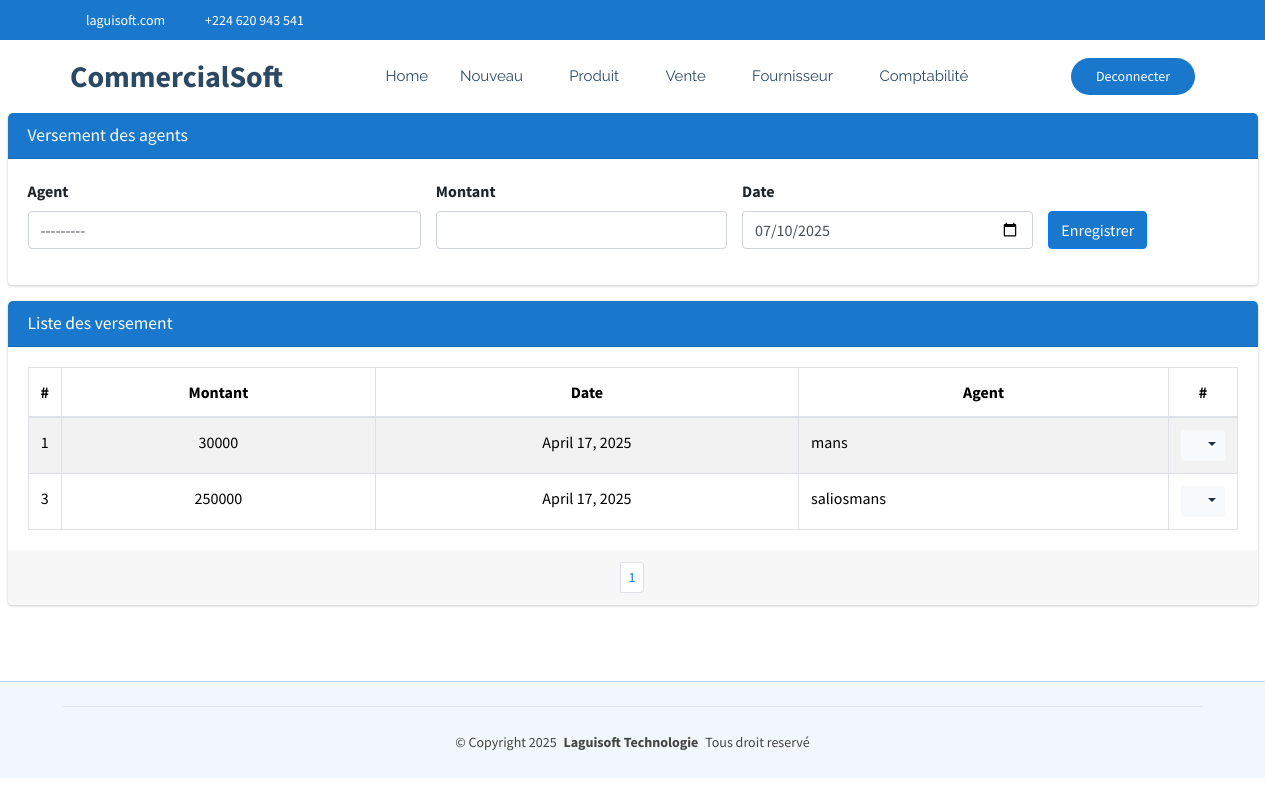
/commerce/commerce/versementGerant (signed in), run on an earlier commit of the app's database.
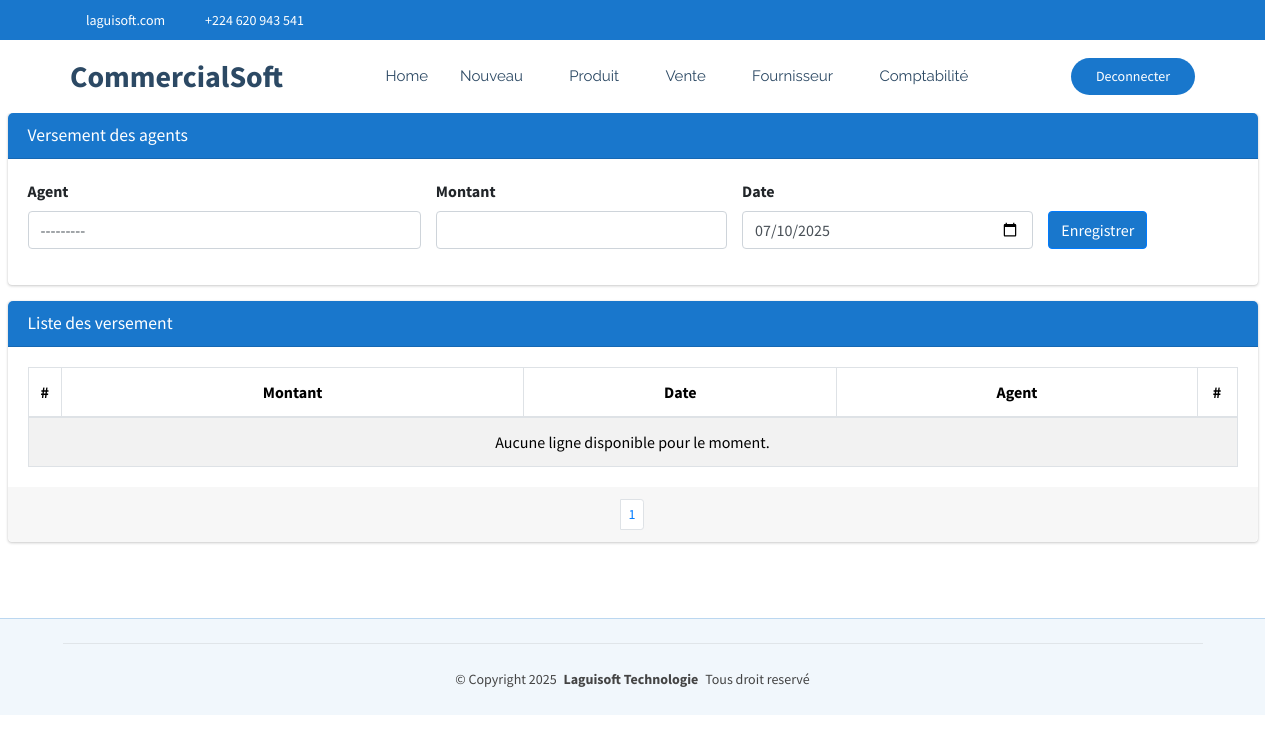
And on a later commit of the database.
### CommercialSoft/models.py (models this page shows)
class VersementGerant(models.Model):
    user=models.ForeignKey(settings.AUTH_USER_MODEL, on_delete=models.CASCADE)
    montant=models.BigIntegerField()
    date=models.DateField(default=timezone.now)

### accounts/models.py (models this page shows)
class CustomUser(AbstractBaseUser, PermissionsMixin):
    username = models.CharField(max_length=150, unique=True)
    first_name = models.CharField(max_length=150, blank=True)
    last_name = models.CharField(max_length=150, blank=True)
    is_active = models.BooleanField(default=True)
    is_staff = models.BooleanField(default=False)
    date_joined = models.DateTimeField(auto_now_add=True)
    objects = UserManager()
    USERNAME_FIELD = 'username'
    REQUIRED_FIELDS = []
    def __str__(self):
        return self.username

### CommercialSoft/views.py (the view)
# urls.py: path('commerce/versementGerant', views.versementGerant_list_create,name="commerce_versementGerant"),
@login_required
def versementGerant_list_create(request):
    if request.method == "POST":
        form = VersementGerantForm(request.POST)
        if form.is_valid():
            form.save()  # Sauvegarder après modification
            messages.success(request, "Versement créée avec succès !")
            return redirect('commerce_versementGerant')
        else:
            messages.error(request, "Erreur lors de la création du versement.")
    else:
        form = VersementGerantForm()
    versementGerant = VersementGerant.objects.all().order_by('-date')
    paginator = Paginator(versementGerant, 15)
    page = request.GET.get('page')
    paginated_depense = paginator.get_page(page)
    return render(request, 'CommercialSoft/versementGerant.html', {'form': form,'listes': paginated_depense})

### CommercialSoft/forms.py
class VersementGerantForm(forms.ModelForm):
    class Meta:
        model = VersementGerant
        fields = ['user', 'montant', 'date']
        widgets = {
            'user': forms.Select(attrs={'class': 'form-control select2bs4', "id":"idUser"}),
            'montant': forms.NumberInput(attrs={'class': 'form-control'}),
            'date': forms.DateInput(attrs={'class': 'form-control', 'type': 'date'}),
        }

### CommercialSoft/templates/CommercialSoft/versementGerant.html (shortened to what the changed rows need)
{% extends "CommercialSoft/starter-page.html" %}
{% load static %}
{% block css %}
    <link rel="stylesheet" href="{% static 'autre/plugins/fontawesome-free/css/all.min.css' %}">
    <link rel="stylesheet" href="https://code.ionicframework.com/ionicons/2.0.1/css/ionicons.min.css">
  <link rel="stylesheet" href="{% static 'autre/plugins/sweetalert2-theme-bootstrap-4/bootstrap-4.min.css' %}">
    <link rel="stylesheet" href="{% static 'autre/dist/css/adminlte.min.css' %}">
    <link rel="stylesheet" href="{% static 'autre/plugins/toastr/toastr.min.css' %}">
{% endblock %}
{% block corp %}
<section class="content pt-0">
  <div class="container-fluid">
    <div class="row">
      <div class="col-md-12">
        <div class="card card-primary">
            <div class="card-body">
              <table class="table table-bordered table-hover table-striped">
                <thead>
                  <tr>
                    <th style="width: 10px" class="text-center">#</th>
                    <th class="text-center">Montant</th>
                    <th class="text-center">Date</th>
                    <th class="text-center">Agent</th>
                    <th style="width: 40px" class="text-center">#</th>
                  </tr>
                </thead>
                <tbody>
                  {% if listes %}
                    {% for liste in listes %}
                      <tr>
                        <td class="text-center">{{liste.id}}</td>
                        <td class="text-center">{{liste.montant}}</td>
                        <td class="text-center">{{liste.date}}</td>
                        <td>{{liste.user}}</td>
                        <td class="text-center">
                          <div class="btn-group">
                            <button type="button" class="btn btn-sm btn-light dropdown-toggle" data-toggle="dropdown" aria-expanded="false">
                              <i class="fas fa-cogs"></i>
                            </button>
                          </div>
                        </td>
                      </tr>
                    {% endfor %}
                  {% else %}
                    <tr>
                      <td colspan="14" class="text-center">Aucune ligne disponible pour le moment.</td>
                    </tr>
                  {% endif %}
                </tbody>
              </table>
            </div>
            <div class="card-footer clearfix">
              <ul class="pagination pagination-sm m-0 justify-content-center">
                <li class="page-item">
                  {% for num in listes.paginator.page_range %}
                    {% if listes.number == num %}
                      <li class="page-item"><a class="page-link" href="">{{ num }}</a></li>
                    {% else %}
                      <li class="page-item"><a class="page-link" href="?page={{ num }}">{{ num }}</a></li>
                    {% endif %}
                  {% endfor %}
              </ul>
            </div>
          </div>
      </div>
    </div>
  </div>
</section>
  {% endblock %}

What changed in the data, as far as the page shows it:
removed VersementGerant: id "1", montant "30000", date "April 17, 2025", user "mans"
removed VersementGerant: id "3", montant "250000", date "April 17, 2025", user "saliosmans"
Also different on the page:
text now shown: "Aucune ligne disponible pour le moment."
